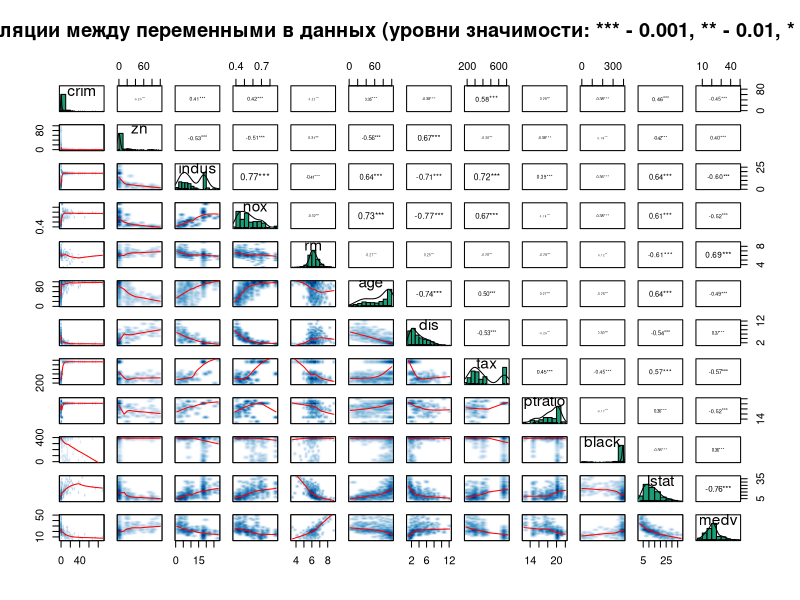
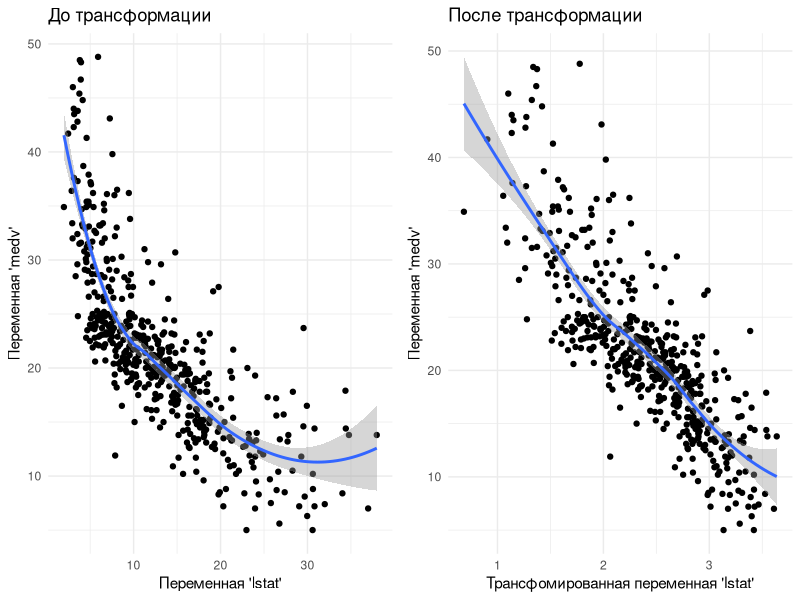
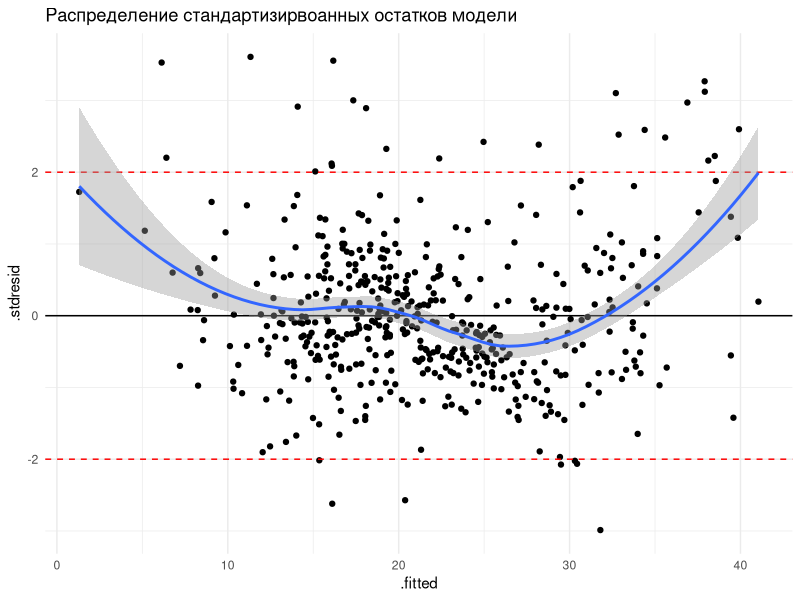
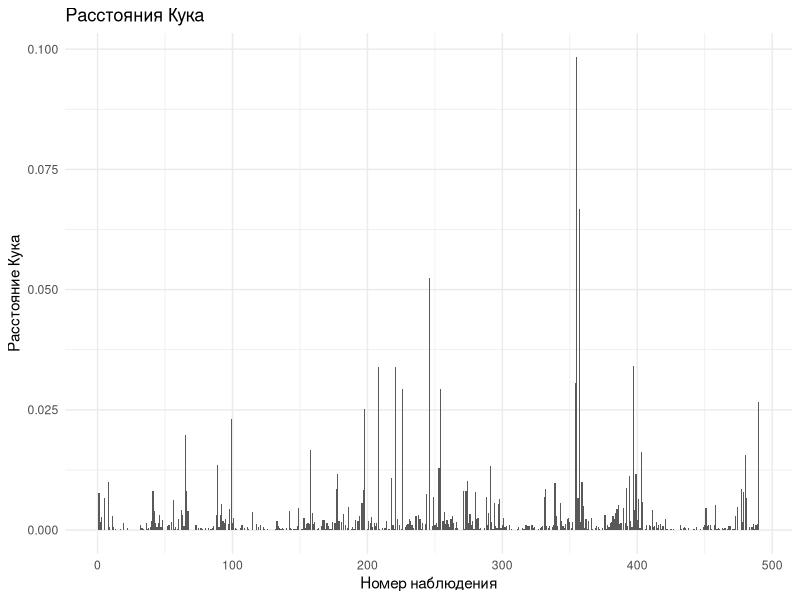
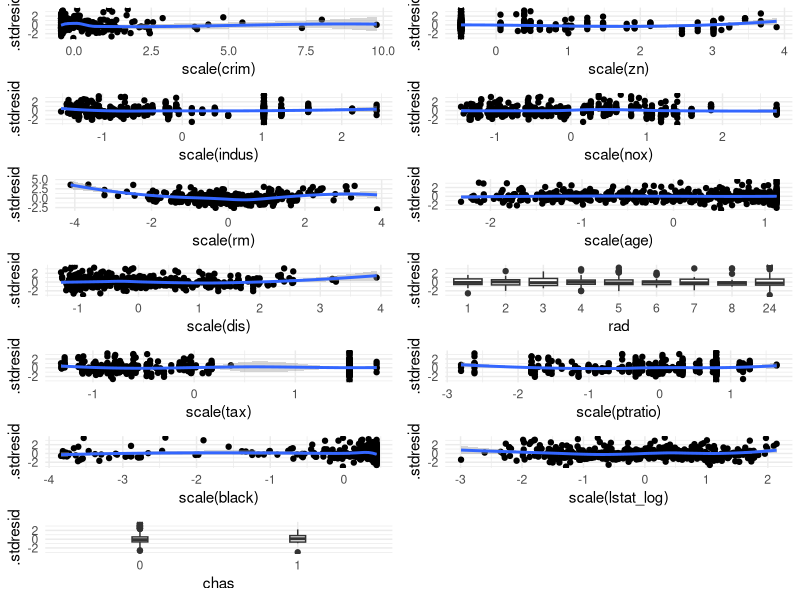

Write the R code that produced these figures, in order. (Note: this script raises an error after producing the figures.)
## ---- chunk 1
knitr::opts_chunk$set(echo = TRUE, warning = FALSE, comment = "")
## ---- chunk 2
if (!require(MASS)) install.packages("MASS"); library("MASS") 
if (!require(psych)) install.packages("psych"); library("psych") 
if (!require(ggplot2)) install.packages("ggplot2"); library("ggplot2") 
if (!require(gridExtra)) install.packages("gridExtra"); library("gridExtra") 
if (!require(grid)) install.packages("grid"); library("grid")
if (!require(car)) install.packages("car"); library("car")
if (!require(dplyr)) install.packages("dplyr"); library("car")
## ---- chunk 3
theme_set(theme_minimal())
## ---- chunk 4
str(Boston)
## ---- chunk 5
Boston$chas <- as.factor(Boston$chas)
Boston$rad <- as.factor(Boston$rad)
## ---- chunk 6
colSums(is.na(Boston))
## ---- chunk 7
Boston <- subset(Boston, medv < 50)
## ---- chunk 8
pairs.panels(Boston[,-c(4,9)],
             hist.col = "#1b9e77",
             smoother = T,
             ellipses = F,
             stars = T,
             scale = T, 
             main = "Корреляции между переменными в данных (уровни значимости: *** - 0.001, ** - 0.01, * - 0.05)",
             cex.labels = 1.4)
## ---- chunk 9
Boston$lstat_log <- log(Boston$lstat)

before <- ggplot(Boston, aes(x = lstat, y = medv)) + 
  geom_point() +
  geom_smooth() + 
  labs(title = "До трансформации") + 
  xlab("Переменная 'lstat'") +
  ylab("Переменная 'medv'")
after <- ggplot(Boston, aes(x = lstat_log, y = medv)) +
  geom_point() +
  geom_smooth() +
  labs(title = "После трансформации") + 
  xlab("Трансфомированная переменная 'lstat'") +
  ylab("Переменная 'medv'")
grid.arrange(before, after, nrow = 1)
## ---- chunk 10
full_model <- lm(medv ~ scale(crim) + scale(zn) + scale(indus) + scale(nox) +
                   scale(rm) + scale(age) + scale(dis) + rad + scale(tax) +
                   scale(ptratio) + scale(black) + scale(lstat_log),
                 data = Boston)
## ---- chunk 11
model_diag <- fortify(full_model)
## ---- chunk 12
ggplot(model_diag, aes(x = .fitted, y = .stdresid)) +
  geom_point() + 
  geom_hline(yintercept = 0) + 
  geom_hline(yintercept = 2, color = "red", linetype = "dashed") +
  geom_hline(yintercept = -2, color = "red", linetype = "dashed") +
  geom_smooth() + 
  labs(title = "Распределение стандартизирвоанных остатков модели")
## ---- chunk 13
ggplot(model_diag, aes(x = 1:nrow(model_diag), y = .cooksd)) + 
  geom_bar(stat = "identity") + 
  labs(title = "Расстояния Кука") + 
  xlab("Номер наблюдения") +
  ylab("Расстояние Кука")
## ---- chunk 14
model_diag$chas <- Boston$chas
## ---- chunk 15
base_plot <- ggplot(model_diag, aes(y = .stdresid)) + theme_minimal()
crim <- base_plot + aes(x = `scale(crim)`) + geom_point() + geom_smooth()
zn <- base_plot + aes(x = `scale(zn)`) + geom_point() + geom_smooth()
indus <- base_plot + aes(x = `scale(indus)`) + geom_point() + geom_smooth()
nox <- base_plot + aes(x = `scale(nox)`) + geom_point() + geom_smooth()
rm <- base_plot + aes(x = `scale(rm)`) + geom_point() + geom_smooth()
age <- base_plot + aes(x = `scale(age)`) + geom_point() + geom_smooth()
dis <- base_plot + aes(x = `scale(dis)`) + geom_point() + geom_smooth()
rad <- base_plot + aes(x = rad) + geom_boxplot()
tax <- base_plot + aes(x = `scale(tax)`) + geom_point() + geom_smooth()
ptratio <- base_plot + aes(x = `scale(ptratio)`) + geom_point() + geom_smooth()
black <- base_plot + aes(x = `scale(black)`) + geom_point() + geom_smooth()
lstat_log <- base_plot + aes(x = `scale(lstat_log)`) + geom_point() + geom_smooth()
chas <- base_plot + aes(x = chas) + geom_boxplot(width = 0.1)

grid.arrange(crim, zn,
             indus, nox,
             rm, age,
             dis, rad,
             tax, ptratio,
             black, lstat_log, chas,
             nrow = 7, ncol = 2)
## ---- chunk 16
qqPlot(full_model, ylab = "Стьюдентизированные остатки полной модели",
       xlab = "t-квантили")
## ---- chunk 17
coef(full_model)
## ---- chunk 18
test_dataframe <- Boston %>% 
  group_by(rad) %>% do(data.frame(lstat_log = seq(min(.$lstat_log), max(.$lstat_log), length.out = 1000)))
test_dataframe$crim <- mean(Boston$crim)
test_dataframe$zn <- mean(Boston$zn)
test_dataframe$nox <- mean(Boston$nox)
test_dataframe$rm <- mean(Boston$rm) 
test_dataframe$age <- mean(Boston$age)
test_dataframe$dis <- mean(Boston$dis)
test_dataframe$tax <- mean(Boston$tax)
test_dataframe$ptratio <- mean(Boston$ptratio)
test_dataframe$black <- mean(Boston$black)
test_dataframe$indus <- mean(Boston$indus)
test_dataframe$lstat <- exp(test_dataframe$lstat_log)
## ---- chunk 19
prediction <- predict(full_model, newdata = test_dataframe, interval = "conf")
test_dataframe <- data.frame(test_dataframe, prediction)
## ---- chunk 20
ggplot(test_dataframe, aes(x = lstat, y = fit)) + 
  theme_minimal() +
  geom_ribbon(data = test_dataframe, aes(x = lstat, ymin = lwr, ymax = upr, fill = rad), alpha = 0.2) +
  geom_line(aes(colour = rad), size = 0.7) +
  scale_fill_brewer(type = "diverging", palette = "RdYlBu") +
  geom_point(data = Boston, aes(x = lstat, y = medv, col = rad), size = 0.5) + 
  xlab("Перменная 'lstat'") +
  ylab("Предсказанные значения переменной 'medv'") + 
  labs(title = "Предсказания полной модели")
## ---- chunk 21
vif(full_model)
## ---- chunk 22
summary(full_model)
## ---- chunk 23
full_model <- lm(medv ~ crim + zn + indus + nox + rm + age + dis + rad + tax + 
                   ptratio + black + log(lstat), data = Boston)
## ---- chunk 24
drop1(full_model, test = "F")
## ---- chunk 25
mod1 <- update(full_model, . ~ . - indus - age)
## ---- chunk 26
vif(mod1)
## ---- chunk 27
mod1 <- update(mod1, . ~ . - rad)
## ---- chunk 28
summary(mod1)
## ---- chunk 29
drop1(mod1, test = "F")
## ---- chunk 30
mod2 <- update(mod1, . ~ . - zn - tax)
## ---- chunk 31
vif(mod2)
## ---- chunk 32
mod2 <- update(mod2, . ~ . - nox)
## ---- chunk 33
summary(mod2)
## ---- chunk 34
drop1(mod2, test = "F")
## ---- chunk 35
vif(mod2)
## ---- chunk 36
mod3 <- update(mod2, . ~ . - log(lstat))
## ---- chunk 37
summary(mod3)
## ---- chunk 38
mod3 <- update(mod2, . ~ . + rm*ptratio + rm*log(lstat) + ptratio*log(lstat))
## ---- chunk 39
summary(mod3)
## ---- chunk 40
model_diag <- fortify(mod3)
## ---- chunk 41
ggplot(model_diag, aes(x = .fitted, y = .stdresid)) + 
  geom_point() + 
  geom_hline(yintercept = 0) + 
  geom_hline(yintercept = 2, linetype = "dashed", color = "red") + 
  geom_hline(yintercept = -2, linetype = "dashed", color = "red") + 
  geom_smooth()
## ---- chunk 42
ggplot(model_diag, aes(x = 1:nrow(model_diag), y = .cooksd)) + 
  geom_bar(stat = "identity")
## ---- chunk 43
base_plot <- ggplot(model_diag, aes(y = .stdresid)) + theme_minimal()
crim <- base_plot + aes(x = crim) + geom_point() + geom_smooth()
rm <- base_plot + aes(x = rm) + geom_point() + geom_smooth()
dis <- base_plot + aes(x = dis) + geom_point() + geom_smooth()
ptratio <- base_plot + aes(x = ptratio) + geom_point() + geom_smooth()
black <- base_plot + aes(x = black) + geom_point() + geom_smooth()
lstat_log <- base_plot + aes(x = `log(lstat)`) + geom_point() + geom_smooth()

grid.arrange(crim, rm,
             dis, ptratio,
             black, lstat_log,
             nrow = 3, ncol = 2)
## ---- chunk 44
base_plot <- ggplot(fortify(full_model), aes(y = .stdresid)) + theme_minimal()
zn <- base_plot + aes(x = zn) + geom_point() + geom_smooth()
indus <- base_plot + aes(x = indus) + geom_point() + geom_smooth()
nox <- base_plot + aes(x = nox) + geom_point() + geom_smooth()
age <- base_plot + aes(x = age) + geom_point() + geom_smooth()
tax <- base_plot + aes(x = tax) + geom_point() + geom_smooth()


grid.arrange(zn, indus,
             nox, age,
             tax,
             nrow = 3, ncol = 2)
## ---- chunk 45
qqPlot(mod3)
## ---- chunk 46
test_dataframe <- data.frame(rm = seq(min(Boston$rm),
                                      max(Boston$rm),
                                      length.out = 1000))
test_dataframe$crim <- mean(Boston$crim)
test_dataframe$dis <- mean(Boston$dis)
test_dataframe$ptratio <- mean(Boston$ptratio)
test_dataframe$black <- mean(Boston$black)
test_dataframe$lstat <- exp(mean(Boston$lstat_log))
## ---- chunk 47
prediction <- predict(mod3, newdata = test_dataframe, interval = "conf")
test_dataframe <- data.frame(test_dataframe, prediction)
## ---- chunk 48
ggplot(test_dataframe, aes(x = rm, y = fit)) + 
  theme_minimal() +
  geom_ribbon(data = test_dataframe, aes(x = rm, ymin = lwr, ymax = upr), alpha = 0.2) +
  geom_line(size = 0.7) +
  scale_fill_brewer(type = "diverging", palette = "RdYlBu") +
  geom_point(data = Boston, aes(x = rm, y = medv), size = 0.5)
## ---- chunk 49
summary(mod3)
